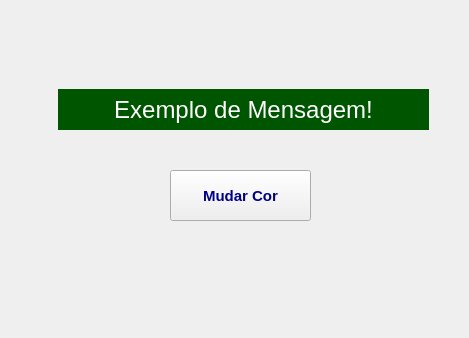
<?xml version="1.0" encoding="UTF-8"?>
<ui version="4.0">
 <class>MainWindow</class>
 <widget class="QMainWindow" name="MainWindow">
  <property name="geometry">
   <rect>
    <x>0</x>
    <y>0</y>
    <width>469</width>
    <height>338</height>
   </rect>
  </property>
  <property name="minimumSize">
   <size>
    <width>469</width>
    <height>338</height>
   </size>
  </property>
  <property name="maximumSize">
   <size>
    <width>469</width>
    <height>338</height>
   </size>
  </property>
  <property name="windowTitle">
   <string>Sinais e Slots</string>
  </property>
  <widget class="QWidget" name="centralwidget">
   <widget class="QLabel" name="lblText">
    <property name="geometry">
     <rect>
      <x>58</x>
      <y>89</y>
      <width>371</width>
      <height>41</height>
     </rect>
    </property>
    <property name="font">
     <font>
      <family>Arial</family>
      <pointsize>18</pointsize>
     </font>
    </property>
    <property name="styleSheet">
     <string notr="true">background-color: #005500;
color: #ffffff;</string>
    </property>
    <property name="text">
     <string>Exemplo de Mensagem!</string>
    </property>
    <property name="alignment">
     <set>Qt::AlignCenter</set>
    </property>
   </widget>
   <widget class="QPushButton" name="btnColor">
    <property name="geometry">
     <rect>
      <x>170</x>
      <y>170</y>
      <width>141</width>
      <height>51</height>
     </rect>
    </property>
    <property name="font">
     <font>
      <family>Arial</family>
      <pointsize>11</pointsize>
      <bold>true</bold>
     </font>
    </property>
    <property name="styleSheet">
     <string notr="true">color: #000088;</string>
    </property>
    <property name="text">
     <string>Mudar Cor</string>
    </property>
   </widget>
  </widget>
 </widget>
 <resources/>
 <connections/>
</ui>
